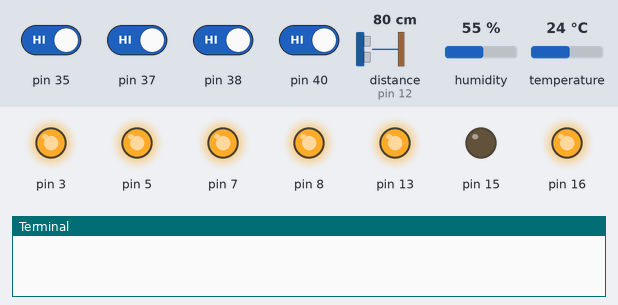
The program below on a simulated Raspberry Pi (header pin numbers). Parts: output pins drawn as LEDs (lit = HIGH), the last lines printed to the terminal. Dashed ring = blinking. Inputs (shaded band) come from the test bench; at power-on: pin 35, pin 37, pin 38, pin 40 HIGH, distance to the obstacle (sensor on pin 12) 80 cm, humidity 55 %, temperature 24 °C. The echo pulse lasts 58.3 µs per cm; the clock reads 2024-03-15 10:24:30 at power-on unless the program sets it; pins used as bus, display or sensor lines are not drawn.

Above: at 1.2 s.
1.3 s: pin 37 driven LOW
At 1.9 s:
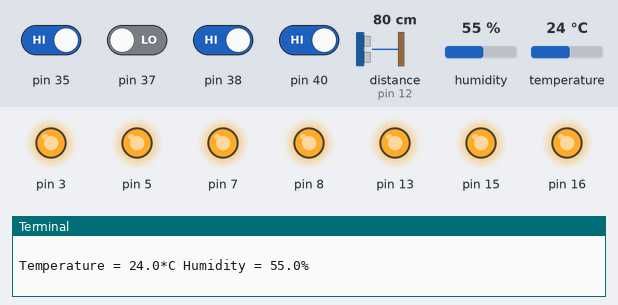
2.8 s: pin 35 driven LOW
4.3 s: pin 40 driven LOW
At 4.9 s:
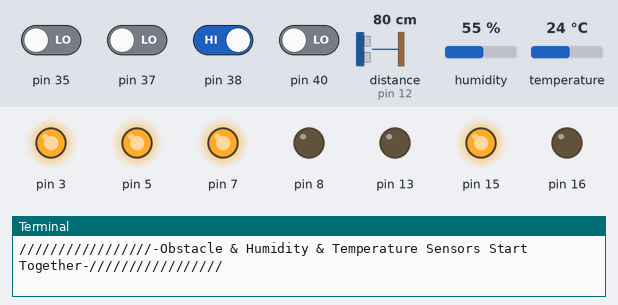
6.0 s: pin 38 driven LOW
At 7.3 s:
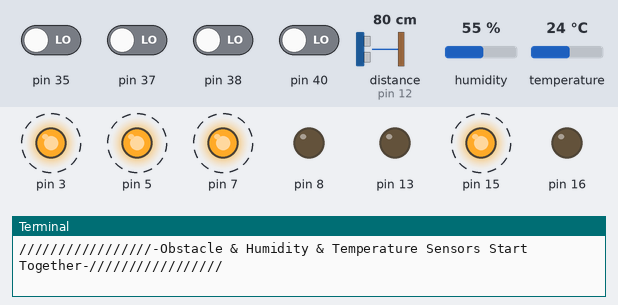
9.0 s: distance to the obstacle (sensor on pin 12) set to 60 cm
At 9.7 s:
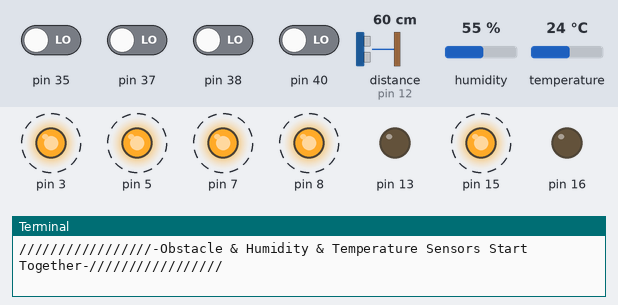
Timing chart, 0 to 13.0 s (numbered marks = the images above; inputs shaded):
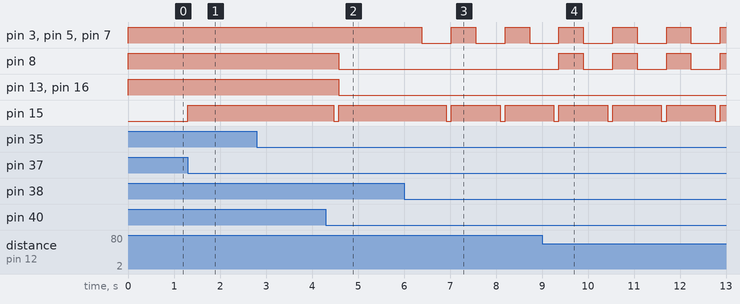

Measured:
- after the input at 1.3 s, pin 15: LOW → HIGH at once
- after the input at 4.3 s, pin 8, pin 13, pin 16: HIGH → LOW after 0.28 s; pin 15: HIGH → LOW after 0.17 s, → HIGH 0.11 s later
- after the input at 6.0 s, pin 3, pin 5, pin 7: alternates HIGH for 0.53 s and LOW for 0.64 s, starting after 0.39 s; pin 15: alternates HIGH for 1.1 s and LOW for 0.11 s, starting after 0.92 s
- after the input at 9.0 s, pin 8: alternates HIGH for 0.53 s and LOW for 0.64 s, starting after 0.37 s

The program:

final.py
```python
import RPi.GPIO as GPIO
import time
import Adafruit_DHT

GPIO.setwarnings(False)
GPIO.setmode(GPIO.BOARD)

TRIG = 11
ECHO = 12
GPIO.setup(3,GPIO.OUT)
GPIO.setup(5,GPIO.OUT)
GPIO.setup(7,GPIO.OUT)
GPIO.setup(8,GPIO.OUT)
GPIO.setup(13,GPIO.OUT)
GPIO.setup(16,GPIO.OUT)
GPIO.setup(15,GPIO.OUT)
GPIO.output(3,1)
GPIO.output(5,1)
GPIO.output(7,1)
GPIO.output(8,1)
GPIO.output(13,1)
GPIO.output(16,1)
GPIO.cleanup(15)

GPIO.setup(38,GPIO.IN)
GPIO.setup(40,GPIO.IN)
GPIO.setup(35,GPIO.IN)
GPIO.setup(37,GPIO.IN)
t1=0.0
t2=100.0
h1=0.0
h2=100.0
e=1
d=0
while True:
 try:
   if GPIO.input(40) == 0:
     print "///////////////////////////////-Obstacle Sensor Start-///////////////////////////////////"
     print " "
     while True:


         GPIO.setup(TRIG,GPIO.OUT)
         GPIO.output(TRIG,0)

         GPIO.setup(ECHO,GPIO.IN)

         time.sleep(0.1)


         GPIO.output(TRIG,1)
         time.sleep(0.00001)
         GPIO.output(TRIG,0)

         while GPIO.input(ECHO) == 0:
               pass
         start = time.time()

         while GPIO.input(ECHO) == 1:
          pass

         stop = time.time()

         diff = stop-start

         x1= diff*17000

         GPIO.output(TRIG,1)
         time.sleep(0.00001)
         GPIO.output(TRIG,0)

         while GPIO.input(ECHO) == 0:
               pass
         start = time.time()

         while GPIO.input(ECHO) == 1:
          pass

         stop = time.time()

         diff = stop-start

         x2= diff*17000

         x=(x1+x2)/2
         GPIO.setup(3,GPIO.OUT)
         GPIO.setup(5,GPIO.OUT)
         GPIO.setup(7,GPIO.OUT)
	 GPIO.setup(8,GPIO.OUT)
	 GPIO.setup(13,GPIO.OUT)
	 GPIO.setup(16,GPIO.OUT)
         GPIO.setup(15,GPIO.OUT)
         GPIO.setup(38,GPIO.IN)
         GPIO.setup(40,GPIO.IN)

         while (x>200):
               GPIO.output(3,0)
               GPIO.output(5,0)
               GPIO.output(7,0)
               GPIO.output(8,0)
               GPIO.output(13,0)
               GPIO.output(16,1)
               GPIO.cleanup(15)
               print("The obstacle is very very far at a distance =",x,"cms")
               break
         while (x<200 and x>=150):
               GPIO.output(3,1)
               GPIO.output(5,0)
               GPIO.output(7,0)
               GPIO.output(8,0)
               GPIO.output(13,0)
               GPIO.output(16,0)
               GPIO.cleanup(15)
               print("The obstacle is very far at a distance =",x,"cms")
               break
         while (x<150 and x>=100):
               GPIO.output(3,1)
               GPIO.output(5,1)
               GPIO.output(7,0)
               GPIO.output(8,0)
               GPIO.output(13,0)
               GPIO.output(16,0)
               GPIO.cleanup(15)
               print("The obstacle is very far at a distance =",x,"cms")
               break
         while (x<100 and x>=75):
               GPIO.output(3,1)
               GPIO.output(5,1)
               GPIO.output(7,1)
               GPIO.output(8,0)
               GPIO.output(13,0)
               GPIO.output(16,0)
               GPIO.output(15,1)
               print("The obstacle is far at a distance =",x,"cms")
               break
         while (x<75 and x>=50):
               GPIO.output(3,1)
               GPIO.output(5,1)
               GPIO.output(7,1)
               GPIO.output(8,1)
               GPIO.output(13,0)
               GPIO.output(16,0)
               GPIO.output(15,1)
               print("The obstacle is coming closer and is at a distance =",x,"cms")
               break
         while (x<50 and x>=25):
               GPIO.output(3,1)
               GPIO.output(5,1)
               GPIO.output(7,1)
               GPIO.output(8,1)
               GPIO.output(13,1)
               GPIO.output(16,0)
               GPIO.output(15,1)
               print("The obstacle is very close at a distance =",x,"cms")
               break
         while (x<25):
               GPIO.output(3,1)
               GPIO.output(5,1)
               GPIO.output(7,1)
               GPIO.output(8,1)
               GPIO.output(13,1)
               GPIO.output(16,1)
               GPIO.output(15,0)
               print("!!!! WARNING!!!! the obstacle is about to collide and is at a distance =",x,"cms")
               break
         if GPIO.input(37) == 0:
	       d=1
	 if d == 1:
               print "/////////////////-Obstacle & Humidity & Temperature Sensors Start Together-/////////////////"
               print " "
               humidity, temperature = Adafruit_DHT.read_retry(Adafruit_DHT.DHT11, 16)
               if humidity is not None and temperature is not None:
                  humidity = round(humidity, 2)
                  temperature = round(temperature, 2)
                  e=0
                  print 'Temperature = {0:0.1f}*C Humidity = {1:0.1f}%'.format(temperature, humidity)
               else:
                  e=0
                  print 'Can not connect to te sensor!'
               if GPIO.input(35) == 0:
		  print "////////////////////-Only Humidity & Temperature Sensor is Turned Off-////////////////////"
                  print " "
		  d = 0
                  e = 1
         if GPIO.input(38) == 0:
	       if e == 1:
		  print "////////////////////////////-Obstacle Sensor Stopped-/////////////////////////////////////"
                  print " "
	       else:
		  print "///////////////-Both Obstacle & (Humidity & Temperature) Sensor Stopped-//////////////////"
                  print " "
               GPIO.cleanup(3)
               GPIO.cleanup(5)
               GPIO.cleanup(7)
               GPIO.cleanup(8)
               GPIO.cleanup(13)
               GPIO.cleanup(15)
               GPIO.cleanup(16)
               break

   if GPIO.input(37) == 0:
         GPIO.setup(15,GPIO.OUT)
         print "/////////////////////////-Humidity & Temperature Sensor Start-////////////////////////////"
         print " "
         c=1
	 while c == 1:
           GPIO.output(15,1)
	   humidity, temperature = Adafruit_DHT.read_retry(Adafruit_DHT.DHT11, 16)
           if humidity is not None and temperature is not None:
             if temperature>t1:
                t1=temperature
             if t2>temperature:
                t2=temperature
             if humidity>h1:
                h1=humidity
             if h2>humidity:
                h2=humidity
             humidity = round(humidity, 2)
             temperature = round(temperature, 2)

             print 'Temperature = {0:0.1f}*C Humidity = {1:0.1f}%'.format(temperature, humidity)
           else:
             print 'Can not connect to te sensor!'
	   if GPIO.input(35) == 0:
	      print "Highest temperature",t1,"*C"
              print "Lowest temperature",t2,"*C"
              print "Highest humidity",h1,"%"
              print "Lowest humidity",h2,"%"
              print '/////////////////////////////////////-Humidity & Temperature Sensor Stop-///////////////////////////////'
              GPIO.cleanup(15)
              c=0

 except KeyboardInterrupt:

        GPIO.output(3,0)
        GPIO.output(5,0)
        GPIO.output(7,0)
        GPIO.output(8,0)
        GPIO.output(13,0)
        GPIO.output(16,0)
        GPIO.cleanup(15)

        exit()
```
